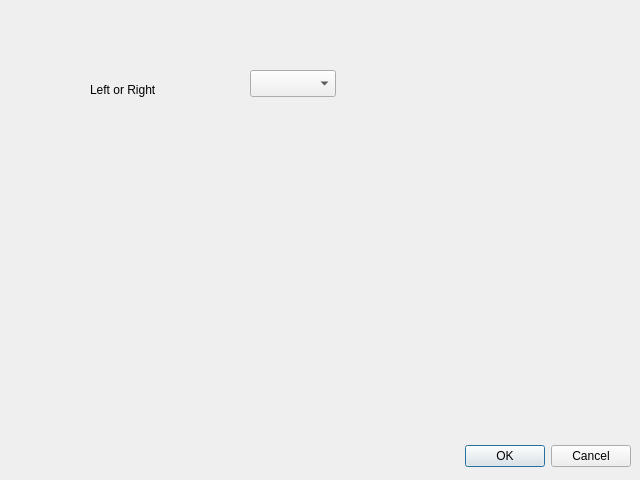
<?xml version="1.0" encoding="UTF-8"?>
<ui version="4.0">
 <class>Dialog</class>
 <widget class="QDialog" name="Dialog">
  <property name="geometry">
   <rect>
    <x>0</x>
    <y>0</y>
    <width>640</width>
    <height>480</height>
   </rect>
  </property>
  <property name="windowTitle">
   <string>Dialog</string>
  </property>
  <widget class="QDialogButtonBox" name="buttonBox">
   <property name="geometry">
    <rect>
     <x>10</x>
     <y>440</y>
     <width>621</width>
     <height>32</height>
    </rect>
   </property>
   <property name="orientation">
    <enum>Qt::Orientation::Horizontal</enum>
   </property>
   <property name="standardButtons">
    <set>QDialogButtonBox::StandardButton::Cancel|QDialogButtonBox::StandardButton::Ok</set>
   </property>
  </widget>
  <widget class="QLabel" name="label">
   <property name="geometry">
    <rect>
     <x>90</x>
     <y>80</y>
     <width>101</width>
     <height>19</height>
    </rect>
   </property>
   <property name="text">
    <string>Left or Right</string>
   </property>
  </widget>
  <widget class="QComboBox" name="seg_side">
   <property name="geometry">
    <rect>
     <x>250</x>
     <y>70</y>
     <width>86</width>
     <height>27</height>
    </rect>
   </property>
  </widget>
 </widget>
 <resources/>
 <connections>
  <connection>
   <sender>buttonBox</sender>
   <signal>accepted()</signal>
   <receiver>Dialog</receiver>
   <slot>accept()</slot>
   <hints>
    <hint type="sourcelabel">
     <x>248</x>
     <y>254</y>
    </hint>
    <hint type="destinationlabel">
     <x>157</x>
     <y>274</y>
    </hint>
   </hints>
  </connection>
  <connection>
   <sender>buttonBox</sender>
   <signal>rejected()</signal>
   <receiver>Dialog</receiver>
   <slot>reject()</slot>
   <hints>
    <hint type="sourcelabel">
     <x>316</x>
     <y>260</y>
    </hint>
    <hint type="destinationlabel">
     <x>286</x>
     <y>274</y>
    </hint>
   </hints>
  </connection>
 </connections>
</ui>
